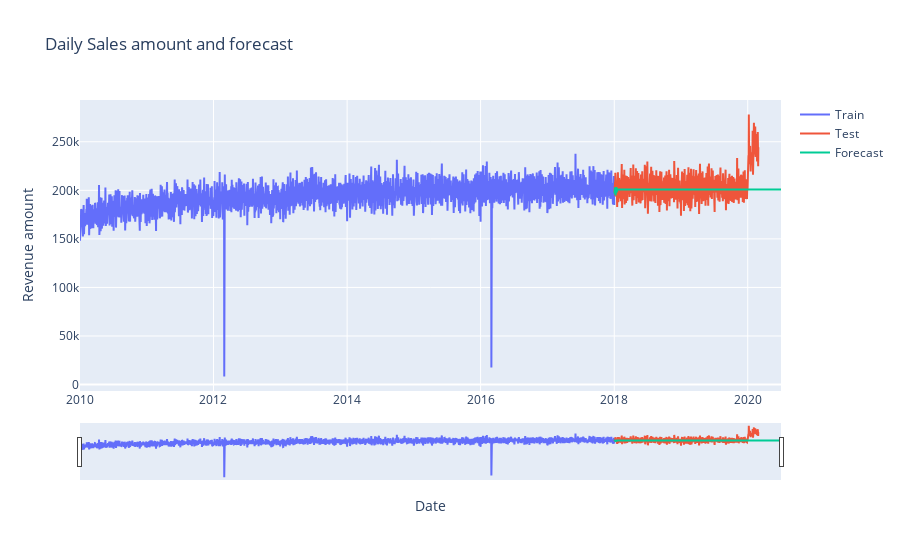

Notebook code cell kept with this figure:
### Code cell
plot_forecast(train_df['total_amount'], test_df['total_amount'], sarimax_forecast_series)

### Figure 1 — Plotly figure (JSON) as saved in the notebook; plotly's stock layout.template omitted (floating-point values rounded to 4 significant figures; data arrays with more than 128 entries replaced by an {"elided": "..."} marker saying what was removed)
{"data": [{"mode": "lines", "name": "Train", "type": "scatter", "x": {"elided": "2923 str values"}, "y": {"elided": "2923 float values"}}, {"mode": "lines", "name": "Test", "type": "scatter", "x": {"elided": "788 str values"}, "y": {"elided": "788 float values"}}, {"mode": "lines", "name": "Forecast", "type": "scatter", "x": {"elided": "912 str values"}, "y": {"elided": "912 float values"}}], "layout": {"title": {"text": "Daily Sales amount and forecast"}, "xaxis": {"rangeslider": {"visible": true}, "title": {"text": "Date"}}, "yaxis": {"title": {"text": "Revenue amount"}}}}
